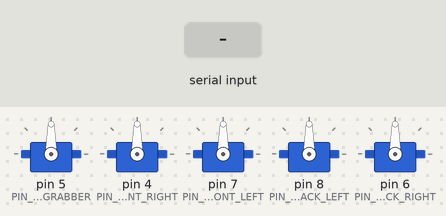
Bench run of a sketch on a simulated Arduino Uno, built with avr-gcc and run on an emulated ATmega328P. Shown: 5 × servo. The inputs (shaded band) are chosen by the test bench. What the sketch prints to the serial monitor is not drawn.

Above: at 1.2 s.
1.3 s: "t\n" received over the second serial link
At 1.7 s:
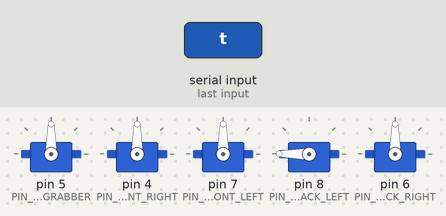
4.3 s: "w\n" received over the second serial link
At 5.5 s:
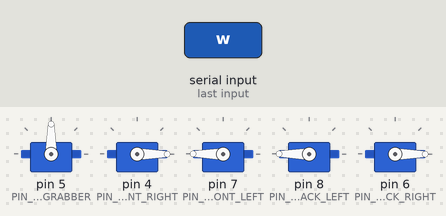
5.8 s: "d\n" received over the second serial link
At 6.7 s:
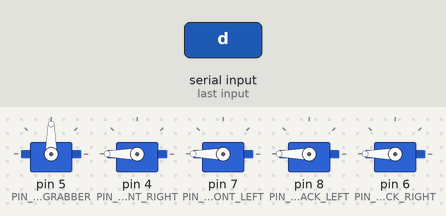
7.3 s: "a\n" received over the second serial link
At 7.8 s:
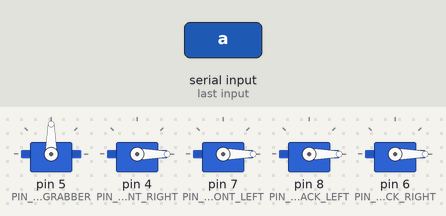
8.8 s: "x\n" received over the second serial link
At 10.0 s:
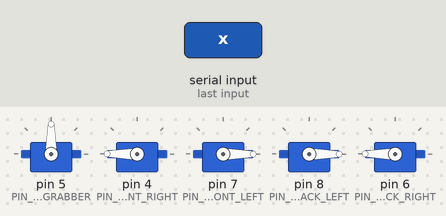
10.3 s: "i\n" received over the second serial link
At 11.3 s:
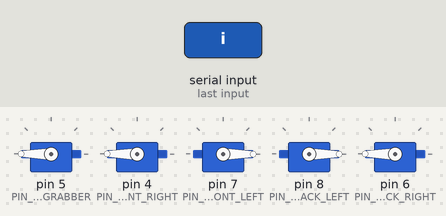
Timing chart, 0 to 12.8 s (numbered marks = the images above; inputs shaded):
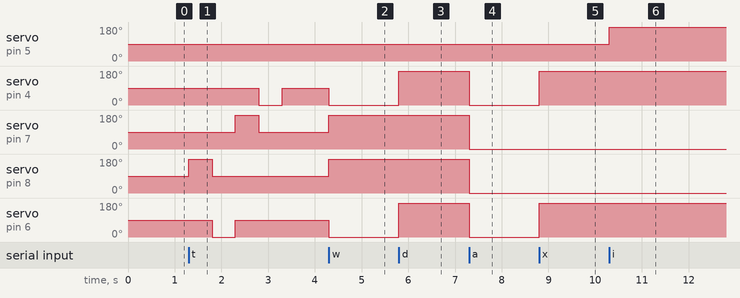

The sketch:

Sprint2.ino
```cpp
// Include the Servo library
#include <Servo.h>
#include "ds_interface.h"

#define RX_FROM_NMCU 2
#define TX_TO_NMCU 3

// ---------------------------------------------------------------------------
/*
   Create a Drive Station Interface "DS_Interface" object
*/
DS_Interface ds(RX_FROM_NMCU, TX_TO_NMCU);
// Declare the variables

Servo ServoGrabber;
Servo ServoFrontRight;
Servo ServoFrontLeft;
Servo ServoBackLeft;
Servo ServoBackRight;
boolean StopForever; // Will be used to stop the robot in main loop

const int PIN_SERVO_GRABBER = 5;
const int PIN_SERVO_FRONT_RIGHT = 4;
const int PIN_SERVO_FRONT_LEFT = 7;
const int PIN_SERVO_BACK_RIGHT = 6;
const int PIN_SERVO_BACK_LEFT = 8;

void setup()
{
    Serial.begin(115200);
    Serial.println("Interfacing arduino with nodemcu");
    ds.init(); // setup drive station comms
    // Attach Servo Pin numbers
    ServoGrabber.attach(PIN_SERVO_GRABBER);
    ServoFrontRight.attach(PIN_SERVO_FRONT_RIGHT);
    ServoFrontLeft.attach(PIN_SERVO_FRONT_LEFT);
    ServoBackLeft.attach(PIN_SERVO_BACK_LEFT);
    ServoBackRight.attach(PIN_SERVO_BACK_RIGHT);

    // Reset the wheels
    stopWheels();
}

void loop()
{
    char input = ds.readInputIfAvailable();
    switch (tolower(input))
    {
    case 't':
        testServos();
        break;
    case 'w':
        driveFullSpeed();
        break;
    case 'd':
        turnRight();
        break;
    case 'a':
        turnLeft();
        break;
    case 's':
        stopWheels();
        break;
    case 'x':
        driveBackwards();
        break;
    case 'i':
        magnetIn();
        break;
    case 'o':
        magnetOut();
        break;
    case 'p':
        magnetMiddle();
        break;
    default:
        break;
    }
}

void testServos()
{
    ServoBackLeft.write(180);
    delay(500);
    ServoBackLeft.write(90);
    ServoBackRight.write(0);
    delay(500);
    ServoBackRight.write(90);
    ServoFrontLeft.write(180);
    delay(500);
    ServoFrontLeft.write(90);

    ServoFrontRight.write(0);
    delay(500);
    stopWheels();
}

void magnetIn()
{
    ServoGrabber.write(180);
}

void magnetOut()
{
    ServoGrabber.write(0);
}

void magnetMiddle()
{
    ServoGrabber.write(90);
}

void turnRight()
{
    driveSpeed(100, -100);
}
void turnLeft()
{
    driveSpeed(-100, 100);
}
void driveBackwards()
{
    driveSpeed(-100, -100);
}
void driveFullSpeed()
{
    driveSpeed(100, 100);
}

void stopWheels()
{
    driveSpeed(0, 0);
}

// This is -100 to 100 with 0 being stopped
void driveSpeed(int leftMotorSpeed, int rightMotorSpeed)
{
    ServoBackLeft.write(map(leftMotorSpeed, -100, 100, 0, 180));
    ServoBackRight.write(map(rightMotorSpeed, -100, 100, 180, 0));
    ServoFrontLeft.write(map(leftMotorSpeed, -100, 100, 0, 180));
    ServoFrontRight.write(map(rightMotorSpeed, -100, 100, 180, 0));
}
```

ds_interface.cpp
```cpp
#include "ds_interface.h"

#define BUFFER_SIZE 10
#define BAUD_RATE 115200
#define SERIAL_TIMEOUT 500

DS_Interface::DS_Interface (int serial_rx, int serial_tx)
    :SoftwareSerial(serial_rx, serial_tx)
{
    /* Our class is a subclass of the SoftwareSerial class.
     * When we invoked the SoftwareSerial constructor after the “:”
     * above, we had done all the work needed. We could do more
     * here but have nothing special to do, so we just have
     * empty curly braces. This isn’t unusual in “ceremonial
     * languages” such as c++ and java. Usually one leaves a comment
     * to show it wasn’t a mistake a la
     * (“This page left blank intentionally”)
     */
}

DS_Interface::~DS_Interface ()
{
    /* It is necessary to define a destructor for the class, so that
     * the code will link correctly. However, at this time, with this
     * definition of the class, there is nothing to “destroy”, so it
     * is just a placeholder function, because in c++ the
     * compiler/linker expect you to define what to do when an object
     * reaches end of life. In this case, we define it as doing
     * “nothing”. But even “nothing” is a definition of the correct
     * action.
     */
}

void DS_Interface::init()
{
    this->begin(BAUD_RATE);
    this->setTimeout(SERIAL_TIMEOUT);
}


char DS_Interface::readInputIfAvailable()
{
  char buffer[BUFFER_SIZE];
  memset(buffer, 0, BUFFER_SIZE);
  if (this->available() > 0) {
    this->readBytesUntil( '\n', buffer, BUFFER_SIZE);
  }
  return buffer[0];
}
```

ds_interface.h
```cpp
#ifndef DS_INTERFACE_H_INCLUDED
#define DS_INTERFACE_H_INCLUDED

#include <SoftwareSerial.h>

/*
 * DS_Interface stands for “Drivers Station Interface”
 * This class allows you to retrieve keystrokes that originate
 * on a python-based keyboard drivers station on a laptop, over
 * wifi, assuming you have a nodeMCU set up properly to be
 * the wifi or “radio link”, and with serial wires and shared ground
 * wire connections to the arduino UNO
 * see: https://docs.google.com/drawings/d/13E9H3TtKm9N3-c0XWWdpt-mgodKqjUlVzRVLXEZ_MkY/edit?usp=sharing
 *  for wiring details.
 */
class DS_Interface : public SoftwareSerial {
    public:
        // Create an instance in the overall scope above
        // your code for Setup() & Loop()
        DS_Interface (int serial_rx, int serial_tx);
        virtual ~DS_Interface ();

        /*
         * init - a class method to call the setup on the pins
         * specified in the constructor call for rx and tx
         * Call this from the Arduino Setup() function.
         */

        void init();

        /*
         * readInputIfAvailable
         *  Each time this is called it gathers 1 ascii keystroke
         *  that was sent from the driver's station
         *  OR
         *  it returns a char == '\0' which means there was no
         *  keystroke available from the driver's station Note:
         * ‘\0’ == 0 so it’s easy to do an “if” on it.
         *  The driver's station only sends when the keyboard
         *  provides a new keystroke
         *  There is no encoding for non-ascii keys such as
         *  “arrow keys” and “F1” keys. Using those won’t work.
         */

        char readInputIfAvailable();
};

#endif // DS_INTERFACE_H_INCLUDED
```

Measured:
- after the input at 1.3 s, servo on pin 4 (PIN_SERVO_FRONT_RIGHT): 90° → 0° after 1.5 s, → 90° 0.50 s later; servo on pin 7 (PIN_SERVO_FRONT_LEFT): 90° → 180° after 1.0 s, → 90° 0.50 s later; servo on pin 8 (PIN_SERVO_BACK_LEFT): 90° → 180° at once, → 90° 0.50 s later; servo on pin 6 (PIN_SERVO_BACK_RIGHT): 90° → 0° after 0.50 s, → 90° 0.50 s later
- after the input at 4.3 s, servo on pin 4 (PIN_SERVO_FRONT_RIGHT), servo on pin 6 (PIN_SERVO_BACK_RIGHT): 90° → 0° at once; servo on pin 7 (PIN_SERVO_FRONT_LEFT), servo on pin 8 (PIN_SERVO_BACK_LEFT): 90° → 180° at once
- after the input at 5.8 s, servo on pin 4 (PIN_SERVO_FRONT_RIGHT), servo on pin 6 (PIN_SERVO_BACK_RIGHT): 0° → 180° at once
- after the input at 7.3 s, servo on pin 4 (PIN_SERVO_FRONT_RIGHT), servo on pin 7 (PIN_SERVO_FRONT_LEFT), servo on pin 8 (PIN_SERVO_BACK_LEFT), servo on pin 6 (PIN_SERVO_BACK_RIGHT): 180° → 0° at once
- after the input at 8.8 s, servo on pin 4 (PIN_SERVO_FRONT_RIGHT), servo on pin 6 (PIN_SERVO_BACK_RIGHT): 0° → 180° at once
- after the input at 10.3 s, servo on pin 5 (PIN_SERVO_GRABBER): 90° → 180° at once
